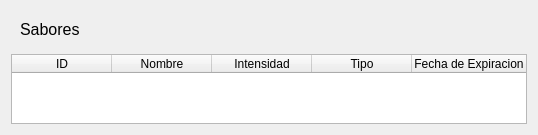
            <widget class="QWidget" name="tbProduct">
             <layout class="QVBoxLayout" name="verticalLayout_6">
              <item>
               <widget class="QWidget" name="widget_8" native="true">
                <layout class="QHBoxLayout" name="horizontalLayout_9">
                 <item>
                  <widget class="QLabel" name="label_3">
                   <property name="font">
                    <font>
                     <pointsize>12</pointsize>
                    </font>
                   </property>
                   <property name="text">
                    <string>Sabores</string>
                   </property>
                  </widget>
                 </item>
                </layout>
               </widget>
              </item>
              <item>
               <widget class="QTableWidget" name="tableProduct">
                <property name="autoFillBackground">
                 <bool>false</bool>
                </property>
                <property name="sizeAdjustPolicy">
                 <enum>QAbstractScrollArea::SizeAdjustPolicy::AdjustToContents</enum>
                </property>
                <property name="alternatingRowColors">
                 <bool>false</bool>
                </property>
                <property name="selectionBehavior">
                 <enum>QAbstractItemView::SelectionBehavior::SelectRows</enum>
                </property>
                <attribute name="horizontalHeaderShowSortIndicator" stdset="0">
                 <bool>false</bool>
                </attribute>
                <attribute name="horizontalHeaderStretchLastSection">
                 <bool>true</bool>
                </attribute>
                <column>
                 <property name="text">
                  <string>ID</string>
                 </property>
                </column>
                <column>
                 <property name="text">
                  <string>Nombre</string>
                 </property>
                </column>
                <column>
                 <property name="text">
                  <string>Intensidad</string>
                 </property>
                </column>
                <column>
                 <property name="text">
                  <string>Tipo</string>
                 </property>
                </column>
                <column>
                 <property name="text">
                  <string>Fecha de Expiracion</string>
                 </property>
                </column>
               </widget>
              </item>
             </layout>
            </widget>
